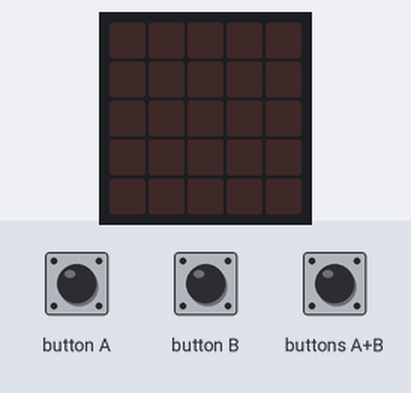
Bench run of a program on a simulated BBC micro:bit (MakeCode). Parts: the board's 5×5 LED display. Inputs (shaded band) come from the test bench.

Above: at 1.2 s.
1.3 s: button A pressed for 0.15 s
At 1.65 s:
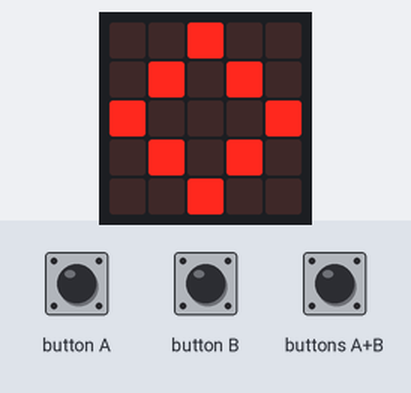
3.3 s: button B pressed for 0.15 s
At 3.65 s:
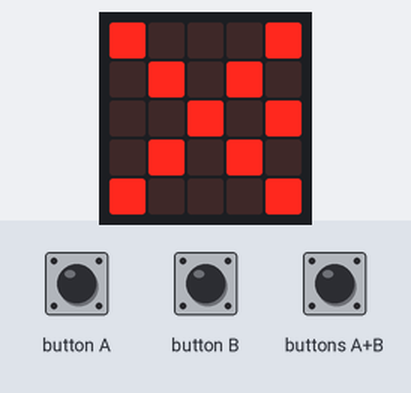
Timing chart, 0 to 6.3 s (numbered marks = the images above; inputs shaded):
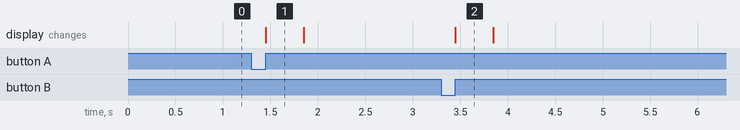

Measured:
- after the input at 1.3 s, the display: changes after 0.15 s (image 1)
- after the input at 3.3 s, the display: changes after 0.15 s (image 2)
- what the display in image 1 shows lasts 0.4 s, from 1.5 s to 1.9 s

The program:

main.ts
```typescript
input.onButtonPressed(Button.A, function () {
    回答 = 1
    if (題目[I] == 回答) {
        basic.showLeds(`
            . . # . .
            . # . # .
            # . . . #
            . # . # .
            . . # . .
            `)
    } else {
        basic.showLeds(`
            # . . . #
            . # . # .
            . . # . .
            . # . # .
            # . . . #
            `)
    }
    basic.showLeds(`
        . . . . .
        . . . . .
        . . . . .
        . . . . .
        . . . . .
        `)
})
input.onButtonPressed(Button.AB, function () {
    I += 1
})
input.onButtonPressed(Button.B, function () {
    回答 = 0
    if (題目[I] == 回答) {
        basic.showLeds(`
            . . # . .
            . # . # .
            # . . . #
            . # . # .
            . . # . .
            `)
    } else {
        basic.showLeds(`
            # . . . #
            . # . # .
            . . # . #
            . # . # .
            # . . . #
            `)
    }
    basic.showLeds(`
        . . . . .
        . . . . .
        . . . . .
        . . . . .
        . . . . .
        `)
})
let 回答 = 0
let 題目: number[] = []
let I = 0
I = 0
題目 = [
1,
1,
0,
0
]
basic.forever(function () {

})
```

test.ts
```typescript
// 在這裡測試；當此封包作為擴充功能時，將不會編譯此內容。
```
